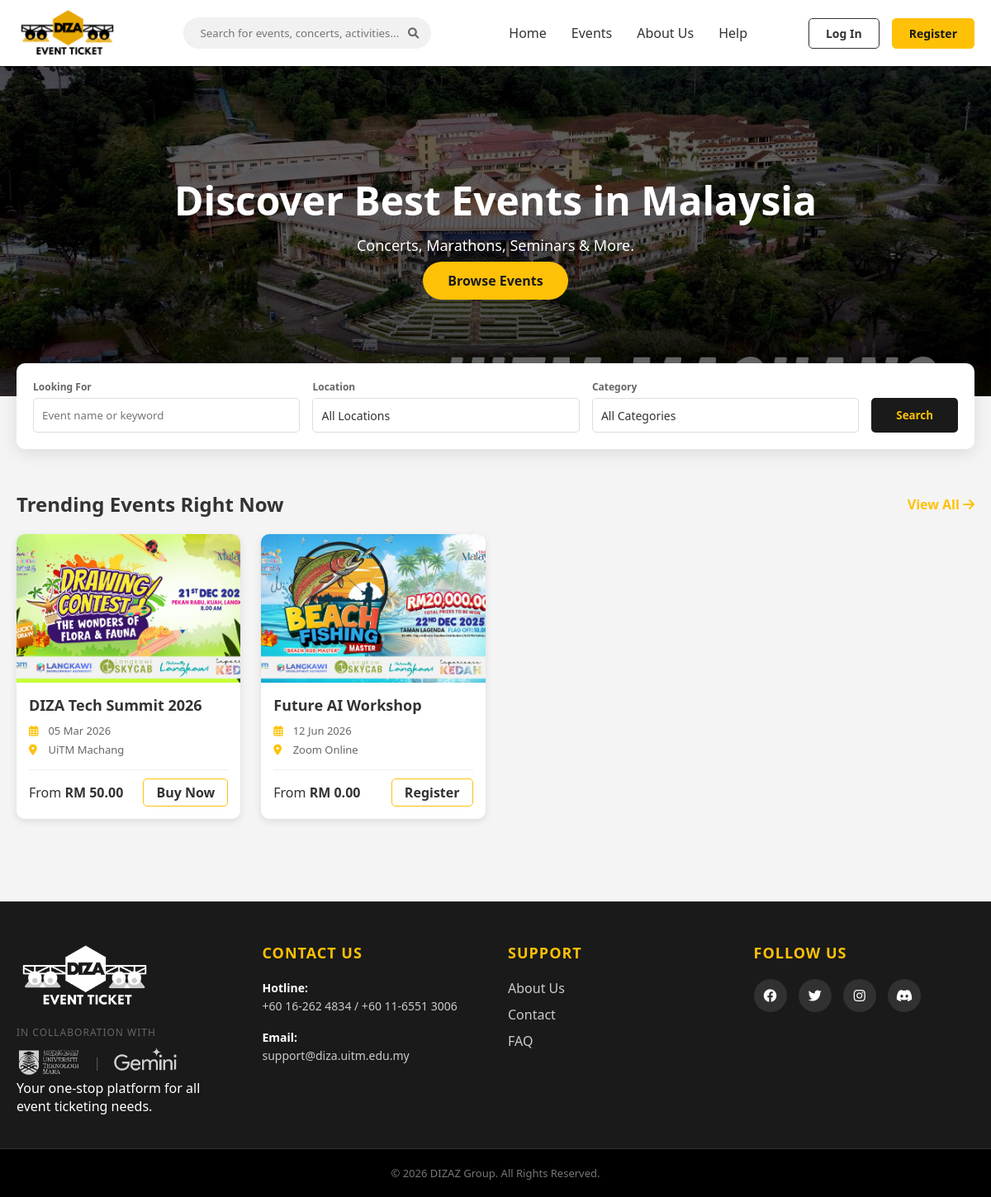
The page / on the database its author committed.
### tables this page shows
CREATE TABLE events (
    id INT AUTO_INCREMENT PRIMARY KEY,
    organizer_id INT NOT NULL,
    title VARCHAR(200) NOT NULL,
    description TEXT,
    event_date DATETIME NOT NULL,
    venue_name VARCHAR(150) NOT NULL,
    venue_address TEXT NOT NULL,
    capacity INT NOT NULL,
    price DECIMAL(10, 2) NOT NULL DEFAULT 0.00,
    image_path VARCHAR(255) DEFAULT 'default_event.png',
    status ENUM('draft', 'published', 'cancelled', 'completed') DEFAULT 'draft',
    created_at TIMESTAMP DEFAULT CURRENT_TIMESTAMP,
    FOREIGN KEY (organizer_id) REFERENCES users(id) ON DELETE CASCADE
);

### index.php (the view, shortened to what this page needs)
<?php
require_once("connection.php");
$query = "SELECT * FROM events WHERE status = 'published' ORDER BY event_date ASC LIMIT 4";
$result = mysqli_query($conn, $query);
$eventList = [];
if ($result) {
    while ($row = mysqli_fetch_assoc($result)) {
        $eventList[] = $row;
    }
}
?>
<!DOCTYPE html>
<html lang="en">
<head>
    <link rel="stylesheet" href="css/style.css?v=2">
    <link rel="stylesheet" href="https://cdnjs.cloudflare.com/ajax/libs/font-awesome/6.0.0/css/all.min.css">
</head>
<body>
    <?php include("includes/header.php"); ?>
    <section class="hero" style="background: linear-gradient(rgba(0,0,0,0.6), rgba(0,0,0,0.6)), url('images/background1.jpg'); background-size: cover; background-repeat: no-repeat; background-repeat: no-repeat; background-position: center">
        <div class="hero-overlay">
            <h1>Discover Best Events in Malaysia</h1>
            <p>Concerts, Marathons, Seminars & More.</p>
            <a href="#events" class="btn-primary" style="text-decoration: none;">Browse Events</a>
        </div>
    </section>
    <div class="container filter-section">
        <form action="events.php" method="GET" class="search-widget">
            <div class="input-group">
                <label>Looking For</label>
                <input type="text" name="search" placeholder="Event name or keyword">
            </div>
            <div class="input-group">
                <label>Location</label>
                <select name="location">
                    <option value="">All Locations</option>
                </select>
            </div>
            <div class="input-group">
                <label>Category</label>
                <select name="category">
                    <option value="">All Categories</option>
                </select>
            </div>
            <button type="submit" class="btn-search-widget">Search</button>
        </form>
    </div>
    <section id="events" class="container events-section">
        <div class="section-header">
            <h2>Trending Events Right Now</h2>
            <a href="events.php" class="view-all">View All <i class="fas fa-arrow-right"></i></a>
        </div>
        <div class="event-grid">
            <?php if (!empty($eventList)): ?>
                <?php foreach ($eventList as $event):
                    $dt = new DateTime($event['event_date']);
                    $formattedDate = $dt->format('d M Y');
                ?>
                    <div class="event-card">
                        <div class="card-image">
                            <img src="images/<?php echo htmlspecialchars($event['image_path'] ?? 'event1.png'); ?>" alt="<?php echo htmlspecialchars($event['title']); ?>">
                        </div>
                        <div class="card-content">
                            <h3><?php echo htmlspecialchars($event['title']); ?></h3>
                            <div class="event-meta">
                                <p><i class="far fa-calendar-alt"></i> <?php echo $formattedDate; ?></p>
                                <p><i class="fas fa-map-marker-alt"></i> <?php echo htmlspecialchars($event['venue_name']); ?></p>
                            </div>
                            <div class="card-footer">
                                <span class="price">From <strong>RM <?php echo number_format($event['price'], 2); ?></strong></span>
                                <a href="booking.php?eventId=<?php echo $event['id']; ?>" class="btn-buy" style="text-decoration: none; display: inline-block;">
                                    <?php echo $event['price'] == 0 ? 'Register' : 'Buy Now'; ?>
                                </a>
                            </div>
                        </div>
                    </div>
                <?php endforeach; ?>
            <?php else: ?>
                <p style="grid-column: 1 / -1; text-align: center; padding: 40px; color: #666;">No events available at the moment.</p>
            <?php endif; ?>
        </div>
    </section>
    <footer>
        <div class="container footer-content">
            <div class="footer-col brand-col">
                <img src="images/DIZAET_LogoWhite.png" alt="DIZA Event Ticket" class="footer-logo">
                <p style="font-size: 12px; text-transform: uppercase; letter-spacing: 1px; color: #666; margin-bottom: 8px;"> In Collaboration With </p>
                <div style="display: flex; align-items: center; gap: 15px;">
                        <img src="images/LOGO UiTM OUTLINE 3 (WHITE).png" alt="UiTM" style="height: 40px; opacity: 0.8;">
                        <span style="color:#555;">|</span>
                        <img src="images/Google-Gemini-White-Logo.png" alt="Gemini" style="height: 40px; opacity: 0.8;">
                </div>
                <p>Your one-stop platform for all event ticketing needs.</p>
            </div>
            <div class="footer-col contact-col">
                <h4>Contact Us</h4>
                <div class="contact-details">
                    <p><b>Hotline:</b> <br> +60 16-262 4834 / +60 11-6551 3006</p>
                    <p><b>Email:</b> <br> support@diza.uitm.edu.my</p>
                </div>
            </div>
            <div class="footer-col">
                <h4>Support</h4>
                <ul class="footer-links-list">
                    <li><a href="about.php">About Us</a></li>
                    <li><a href="help.php">Contact</a></li>
                    <li><a href="help.php">FAQ</a></li>
                </ul>
            </div>
            <div class="footer-col">
                <h4>Follow Us</h4>
                <div class="footer-social">
                    <a href="https://www.facebook.com/modannie"><i class="fab fa-facebook"></i></a>
                    <a href="https://x.com/modannyyy"><i class="fab fa-twitter"></i></a>
                    <a href="https://www.instagram.com/tadanny._"><i class="fab fa-instagram"></i></a>
                    <a href="https://discord.gg/95K89KDhTm"><i class="fab fa-discord"></i></a>
                </div>
            </div>
        </div>
        <div class="footer-bottom">
            <p>&copy; 2026 DIZAZ Group. All Rights Reserved.</p>
        </div>
    </footer>
</body>
</html>

### includes/header.php (shortened to what this page needs)
<?php
$headerUser = isset($_SESSION['user']) ? $_SESSION['user'] : null;
?>
<header class="navbar">
    <div class="container nav-container">
        <a href="index.php" class="logo">
            <img src="images/DIZAET_Logo.png" alt="DIZA Event Ticket">
        </a>
        <div class="search-bar" style="margin: 0 20px;">
            <form action="events.php" method="GET" style="display: flex; width: 100%;">
                <input type="text" name="search" placeholder="Search for events, concerts, activities..." value="<?php echo isset($_GET['search']) ? htmlspecialchars($_GET['search']) : ''; ?>">
                <button type="submit"><i class="fas fa-search"></i></button>
            </form>
        </div>
        <nav class="nav-links">
            <a href="index.php">Home</a>
            <a href="events.php">Events</a>
            <a href="about.php">About Us</a>
            <a href="help.php">Help</a>
        </nav>
        <div class="auth-buttons">
            <?php if ($headerUser) { ?>
                <div class="user-profile-menu" style="position: relative;">
                    <button class="user-btn" onclick="toggleHeaderDropdown(event)" style="display: flex; align-items: center; gap: 8px; background: none; border: none; cursor: pointer; padding: 8px 12px;">
                        <div class="user-avatar" style="width: 32px; height: 32px; border-radius: 50%; background: #e0e0e0; display: flex; align-items: center; justify-content: center; font-weight: bold; font-size: 14px;">
                            <?php
                            $first_char = isset($headerUser['first_name'][0]) ? $headerUser['first_name'][0] : '';
                            $last_char = isset($headerUser['last_name'][0]) ? $headerUser['last_name'][0] : '';
                            echo htmlspecialchars(strtoupper($first_char . $last_char));
                            ?>
                        </div>
                        <span style="color: #333; font-weight: 500; font-size: 14px;"><?php echo htmlspecialchars($headerUser['first_name']); ?></span>
                        <i class="fas fa-chevron-down" style="font-size: 12px; color: #888;"></i>
                    </button>
                    <div class="dropdown-menu" id="headerDropdown" style="display: none; position: absolute; top: 100%; right: 0; background: white; border: 1px solid #ddd; border-radius: 4px; min-width: 180px; box-shadow: 0 2px 8px rgba(0,0,0,0.1); z-index: 1000;">
                        <div style="padding: 12px 16px; border-bottom: 1px solid #eee; font-size: 12px; color: #666;">
                            Logged in as <?php echo strtoupper($headerUser['role']); ?>
                        </div>
                        <a href="<?php echo ($headerUser['role'] === 'admin') ? 'admin-profile-view.php' : (($headerUser['role'] === 'organizer') ? 'organizer-profile-view.php' : 'attendee-profile-view.php'); ?>"
                           style="display: block; padding: 10px 16px; color: #333; text-decoration: none; border-bottom: 1px solid #eee; transition: background 0.2s;">
                            <i class="fas fa-user"></i> My Profile
                        </a>
                        <?php if ($headerUser['role'] === 'admin') { ?>
                            <a href="admin-dashboard.php" style="display: block; padding: 10px 16px; color: #333; text-decoration: none; border-bottom: 1px solid #eee; transition: background 0.2s;">
                                <i class="fas fa-tachometer-alt"></i> Admin Dashboard
                            </a>
                        <?php } elseif ($headerUser['role'] === 'organizer') { ?>
                            <a href="organizer-dashboard.php" style="display: block; padding: 10px 16px; color: #333; text-decoration: none; border-bottom: 1px solid #eee; transition: background 0.2s;">
                                <i class="fas fa-tachometer-alt"></i> Organizer Dashboard
                            </a>
                        <?php } ?>
                        <?php if ($headerUser['role'] !== 'admin') { ?>
                        <a href="tickets.php" style="display: block; padding: 10px 16px; color: #333; text-decoration: none; border-bottom: 1px solid #eee; transition: background 0.2s;">
                            <i class="fas fa-ticket-alt"></i> My Tickets
                        </a>
                        <?php } ?>
                        <a href="logout.php" style="display: block; padding: 10px 16px; color: #d9534f; text-decoration: none; transition: background 0.2s;">
                            <i class="fas fa-sign-out-alt"></i> Logout
                        </a>
                    </div>
                </div>
            <?php } else { ?>
                <a href="login.php" class="btn-login">Log In</a>
                <a href="register.php" class="btn-register">Register</a>
            <?php } ?>
        </div>
    </div>
</header>

### rows shown on the page
events: image_path (picture), title "DIZA Tech Summit 2026", event_date "05 Mar 2026", venue_name "UiTM Machang", price "50.00", shows "Buy Now"
events: image_path (picture), title "Future AI Workshop", event_date "12 Jun 2026", venue_name "Zoom Online", price "0.00", shows "Register"
